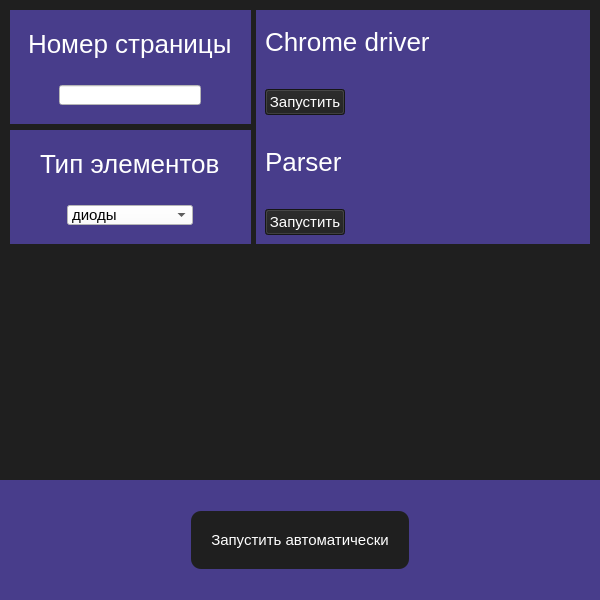
<?xml version="1.0" encoding="UTF-8"?>
<ui version="4.0">
 <class>MainWindow</class>
 <widget class="QMainWindow" name="MainWindow">
  <property name="geometry">
   <rect>
    <x>0</x>
    <y>0</y>
    <width>600</width>
    <height>600</height>
   </rect>
  </property>
  <property name="minimumSize">
   <size>
    <width>600</width>
    <height>600</height>
   </size>
  </property>
  <property name="maximumSize">
   <size>
    <width>600</width>
    <height>600</height>
   </size>
  </property>
  <property name="windowTitle">
   <string>MainWindow</string>
  </property>
  <property name="styleSheet">
   <string notr="true">background-color:  #1F1F1F;
padding_bottom: 10px;</string>
  </property>
  <widget class="QWidget" name="centralwidget">
   <widget class="QWidget" name="widget" native="true">
    <property name="geometry">
     <rect>
      <x>10</x>
      <y>10</y>
      <width>241</width>
      <height>114</height>
     </rect>
    </property>
    <property name="styleSheet">
     <string notr="true">background-color: #483D8B;
</string>
    </property>
    <layout class="QVBoxLayout" name="verticalLayout">
     <item>
      <spacer name="verticalSpacer_5">
       <property name="orientation">
        <enum>Qt::Vertical</enum>
       </property>
       <property name="sizeHint" stdset="0">
        <size>
         <width>20</width>
         <height>40</height>
        </size>
       </property>
      </spacer>
     </item>
     <item alignment="Qt::AlignHCenter">
      <widget class="QLabel" name="label_3">
       <property name="styleSheet">
        <string notr="true">color: white;
font-size:26px;
</string>
       </property>
       <property name="text">
        <string>Номер страницы</string>
       </property>
       <property name="margin">
        <number>10</number>
       </property>
      </widget>
     </item>
     <item>
      <spacer name="verticalSpacer_6">
       <property name="orientation">
        <enum>Qt::Vertical</enum>
       </property>
       <property name="sizeHint" stdset="0">
        <size>
         <width>20</width>
         <height>40</height>
        </size>
       </property>
      </spacer>
     </item>
     <item alignment="Qt::AlignHCenter">
      <widget class="QLineEdit" name="numberLineEdit">
       <property name="sizePolicy">
        <sizepolicy hsizetype="Preferred" vsizetype="Preferred">
         <horstretch>0</horstretch>
         <verstretch>0</verstretch>
        </sizepolicy>
       </property>
       <property name="maximumSize">
        <size>
         <width>16777215</width>
         <height>20</height>
        </size>
       </property>
       <property name="autoFillBackground">
        <bool>false</bool>
       </property>
       <property name="styleSheet">
        <string notr="true">color: black;
background-color:white;
font-size: 15px;</string>
       </property>
       <property name="inputMask">
        <string/>
       </property>
       <property name="frame">
        <bool>true</bool>
       </property>
       <property name="alignment">
        <set>Qt::AlignBottom|Qt::AlignLeading|Qt::AlignLeft</set>
       </property>
      </widget>
     </item>
     <item>
      <spacer name="verticalSpacer_4">
       <property name="orientation">
        <enum>Qt::Vertical</enum>
       </property>
       <property name="sizeHint" stdset="0">
        <size>
         <width>20</width>
         <height>40</height>
        </size>
       </property>
      </spacer>
     </item>
    </layout>
   </widget>
   <widget class="QWidget" name="widget_2" native="true">
    <property name="geometry">
     <rect>
      <x>10</x>
      <y>130</y>
      <width>241</width>
      <height>114</height>
     </rect>
    </property>
    <property name="styleSheet">
     <string notr="true">background-color: #483D8B;
</string>
    </property>
    <layout class="QVBoxLayout" name="verticalLayout_2">
     <item>
      <spacer name="verticalSpacer_3">
       <property name="orientation">
        <enum>Qt::Vertical</enum>
       </property>
       <property name="sizeHint" stdset="0">
        <size>
         <width>20</width>
         <height>40</height>
        </size>
       </property>
      </spacer>
     </item>
     <item alignment="Qt::AlignHCenter">
      <widget class="QLabel" name="label_2">
       <property name="styleSheet">
        <string notr="true">color: white;
font-size:26px;
</string>
       </property>
       <property name="text">
        <string>Тип элементов</string>
       </property>
       <property name="margin">
        <number>10</number>
       </property>
      </widget>
     </item>
     <item>
      <spacer name="verticalSpacer">
       <property name="orientation">
        <enum>Qt::Vertical</enum>
       </property>
       <property name="sizeHint" stdset="0">
        <size>
         <width>20</width>
         <height>40</height>
        </size>
       </property>
      </spacer>
     </item>
     <item alignment="Qt::AlignHCenter">
      <widget class="QComboBox" name="comboBox">
       <property name="sizePolicy">
        <sizepolicy hsizetype="Fixed" vsizetype="Fixed">
         <horstretch>0</horstretch>
         <verstretch>0</verstretch>
        </sizepolicy>
       </property>
       <property name="minimumSize">
        <size>
         <width>0</width>
         <height>0</height>
        </size>
       </property>
       <property name="maximumSize">
        <size>
         <width>16777215</width>
         <height>20</height>
        </size>
       </property>
       <property name="styleSheet">
        <string notr="true">background-color: white;
font-size: 15px;
</string>
       </property>
       <item>
        <property name="text">
         <string>диоды</string>
        </property>
       </item>
       <item>
        <property name="text">
         <string>транзисторы</string>
        </property>
       </item>
       <item>
        <property name="text">
         <string>конденсаторы</string>
        </property>
       </item>
       <item>
        <property name="text">
         <string>резистры</string>
        </property>
       </item>
      </widget>
     </item>
     <item>
      <spacer name="verticalSpacer_2">
       <property name="orientation">
        <enum>Qt::Vertical</enum>
       </property>
       <property name="sizeHint" stdset="0">
        <size>
         <width>20</width>
         <height>40</height>
        </size>
       </property>
      </spacer>
     </item>
    </layout>
   </widget>
   <widget class="QWidget" name="widget_3" native="true">
    <property name="geometry">
     <rect>
      <x>0</x>
      <y>480</y>
      <width>600</width>
      <height>121</height>
     </rect>
    </property>
    <property name="minimumSize">
     <size>
      <width>600</width>
      <height>0</height>
     </size>
    </property>
    <property name="styleSheet">
     <string notr="true">background-color: #483D8B;
</string>
    </property>
    <layout class="QVBoxLayout" name="verticalLayout_6">
     <item alignment="Qt::AlignHCenter">
      <widget class="QPushButton" name="autoLaunchBtn">
       <property name="sizePolicy">
        <sizepolicy hsizetype="Fixed" vsizetype="Fixed">
         <horstretch>0</horstretch>
         <verstretch>0</verstretch>
        </sizepolicy>
       </property>
       <property name="cursor">
        <cursorShape>PointingHandCursor</cursorShape>
       </property>
       <property name="styleSheet">
        <string notr="true">background-color: #1f1f1f;
color: white;
font-size: 15px;
padding: 20px;
border-radius: 10px;
</string>
       </property>
       <property name="text">
        <string>Запустить автоматически</string>
       </property>
      </widget>
     </item>
    </layout>
   </widget>
   <widget class="QWidget" name="widget_4" native="true">
    <property name="geometry">
     <rect>
      <x>256</x>
      <y>10</y>
      <width>334</width>
      <height>234</height>
     </rect>
    </property>
    <property name="styleSheet">
     <string notr="true">background-color: #483D8B;</string>
    </property>
    <layout class="QVBoxLayout" name="verticalLayout_3">
     <property name="leftMargin">
      <number>0</number>
     </property>
     <property name="topMargin">
      <number>0</number>
     </property>
     <property name="rightMargin">
      <number>0</number>
     </property>
     <property name="bottomMargin">
      <number>0</number>
     </property>
     <item>
      <widget class="QWidget" name="widget_5" native="true">
       <layout class="QVBoxLayout" name="verticalLayout_4">
        <item>
         <widget class="QLabel" name="label">
          <property name="sizePolicy">
           <sizepolicy hsizetype="Preferred" vsizetype="Preferred">
            <horstretch>0</horstretch>
            <verstretch>0</verstretch>
           </sizepolicy>
          </property>
          <property name="styleSheet">
           <string notr="true">color: white;
font-size:26px;
</string>
          </property>
          <property name="text">
           <string>Chrome driver</string>
          </property>
         </widget>
        </item>
        <item alignment="Qt::AlignBottom">
         <widget class="QPushButton" name="driverBtn">
          <property name="sizePolicy">
           <sizepolicy hsizetype="Fixed" vsizetype="Fixed">
            <horstretch>0</horstretch>
            <verstretch>0</verstretch>
           </sizepolicy>
          </property>
          <property name="cursor">
           <cursorShape>PointingHandCursor</cursorShape>
          </property>
          <property name="styleSheet">
           <string notr="true">background-color: #1f1f1f;
color: white;
font-size: 15px;</string>
          </property>
          <property name="text">
           <string>Запустить</string>
          </property>
         </widget>
        </item>
       </layout>
      </widget>
     </item>
     <item>
      <widget class="QWidget" name="widget_6" native="true">
       <layout class="QVBoxLayout" name="verticalLayout_5">
        <item>
         <widget class="QLabel" name="label_4">
          <property name="sizePolicy">
           <sizepolicy hsizetype="Preferred" vsizetype="Preferred">
            <horstretch>0</horstretch>
            <verstretch>0</verstretch>
           </sizepolicy>
          </property>
          <property name="styleSheet">
           <string notr="true">color: white;
font-size:26px;
</string>
          </property>
          <property name="text">
           <string>Parser</string>
          </property>
         </widget>
        </item>
        <item alignment="Qt::AlignBottom">
         <widget class="QPushButton" name="parserBtn">
          <property name="sizePolicy">
           <sizepolicy hsizetype="Fixed" vsizetype="Fixed">
            <horstretch>0</horstretch>
            <verstretch>0</verstretch>
           </sizepolicy>
          </property>
          <property name="cursor">
           <cursorShape>PointingHandCursor</cursorShape>
          </property>
          <property name="styleSheet">
           <string notr="true">background-color: #1f1f1f;
color: white;
font-size: 15px;</string>
          </property>
          <property name="text">
           <string>Запустить</string>
          </property>
         </widget>
        </item>
       </layout>
      </widget>
     </item>
    </layout>
   </widget>
  </widget>
 </widget>
 <resources/>
 <connections/>
</ui>
